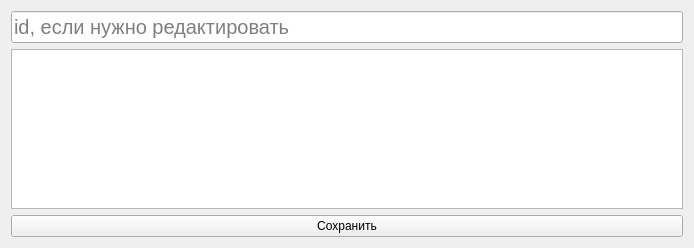
<?xml version="1.0" encoding="UTF-8"?>
<ui version="4.0">
 <class>Form</class>
 <widget class="QWidget" name="Form">
  <property name="geometry">
   <rect>
    <x>0</x>
    <y>0</y>
    <width>694</width>
    <height>248</height>
   </rect>
  </property>
  <property name="windowTitle">
   <string>AddEdit</string>
  </property>
  <layout class="QGridLayout" name="gridLayout">
   <item row="0" column="0">
    <widget class="QLineEdit" name="lineEdit">
     <property name="font">
      <font>
       <pointsize>15</pointsize>
      </font>
     </property>
     <property name="placeholderText">
      <string>id, если нужно редактировать</string>
     </property>
    </widget>
   </item>
   <item row="1" column="0">
    <widget class="QTableWidget" name="tableWidget"/>
   </item>
   <item row="2" column="0">
    <widget class="QPushButton" name="pushButton">
     <property name="text">
      <string>Сохранить</string>
     </property>
    </widget>
   </item>
  </layout>
 </widget>
 <resources/>
 <connections/>
</ui>
